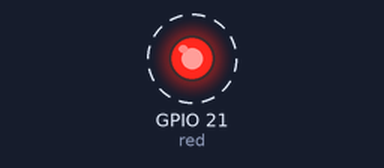
Bench run of a program on a simulated Raspberry Pi (BCM pin numbers). On the bench: output pins drawn as LEDs (lit = HIGH). Dashed ring = blinking. At 5.0 s the program stops and its outputs stay as they are.

Above: at 0.2 s.
Timing chart, 0 to 3.0 s (numbered marks = the images above):
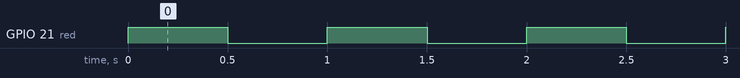

The program:

led_ex02.py
```python
from gpiozero import LED
from signal import pause

red = LED(21)

red.blink(on_time=0.5, off_time=0.5, n=5) # 백그라운드 스레드를 이용해서 운영

pause() # 신호가 들어오면 실행, 메인 스레드 중지 상태
```

Measured:
- by itself, GPIO 21 (red): alternates HIGH for 0.50 s and LOW for 0.50 s, 9 changes in all, then stays LOW
